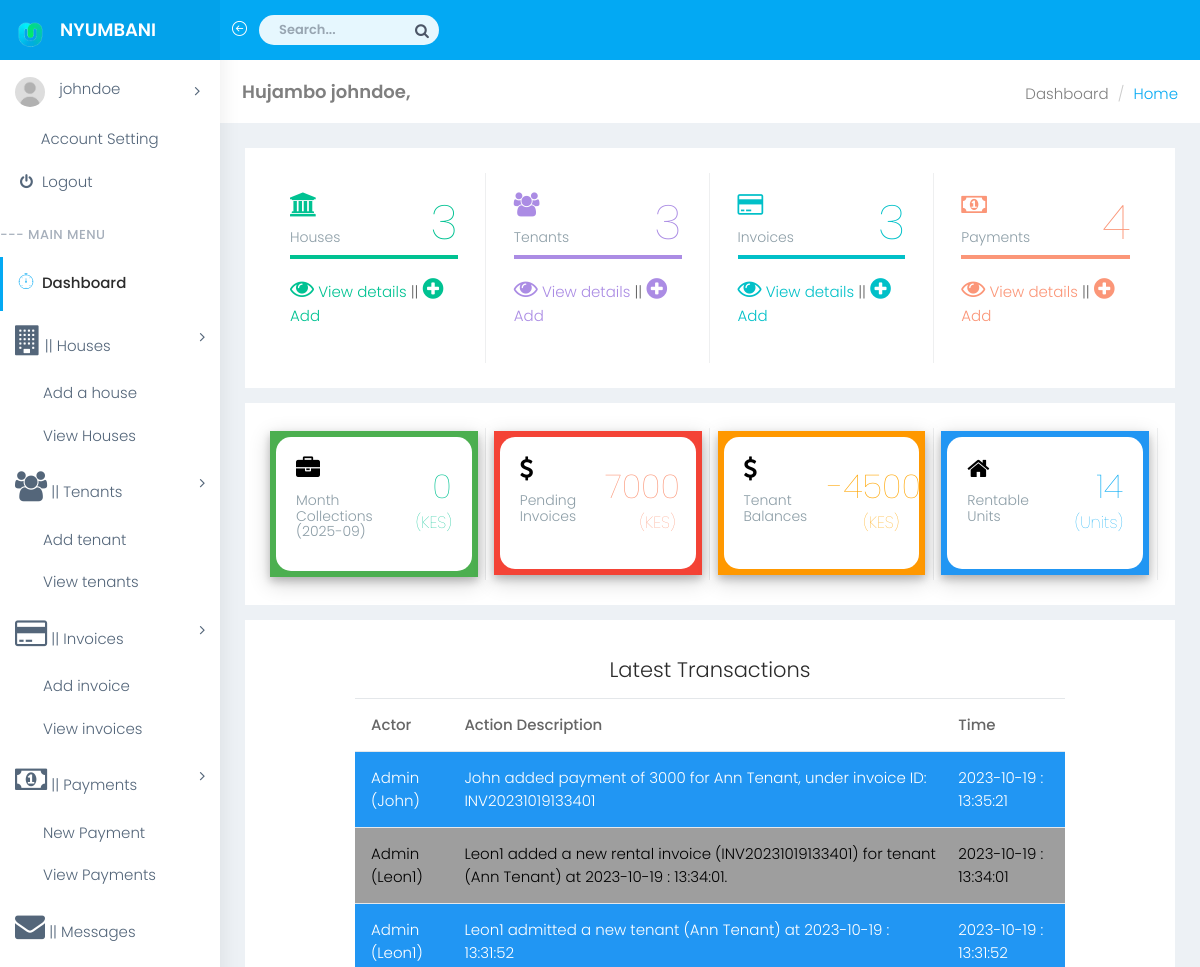
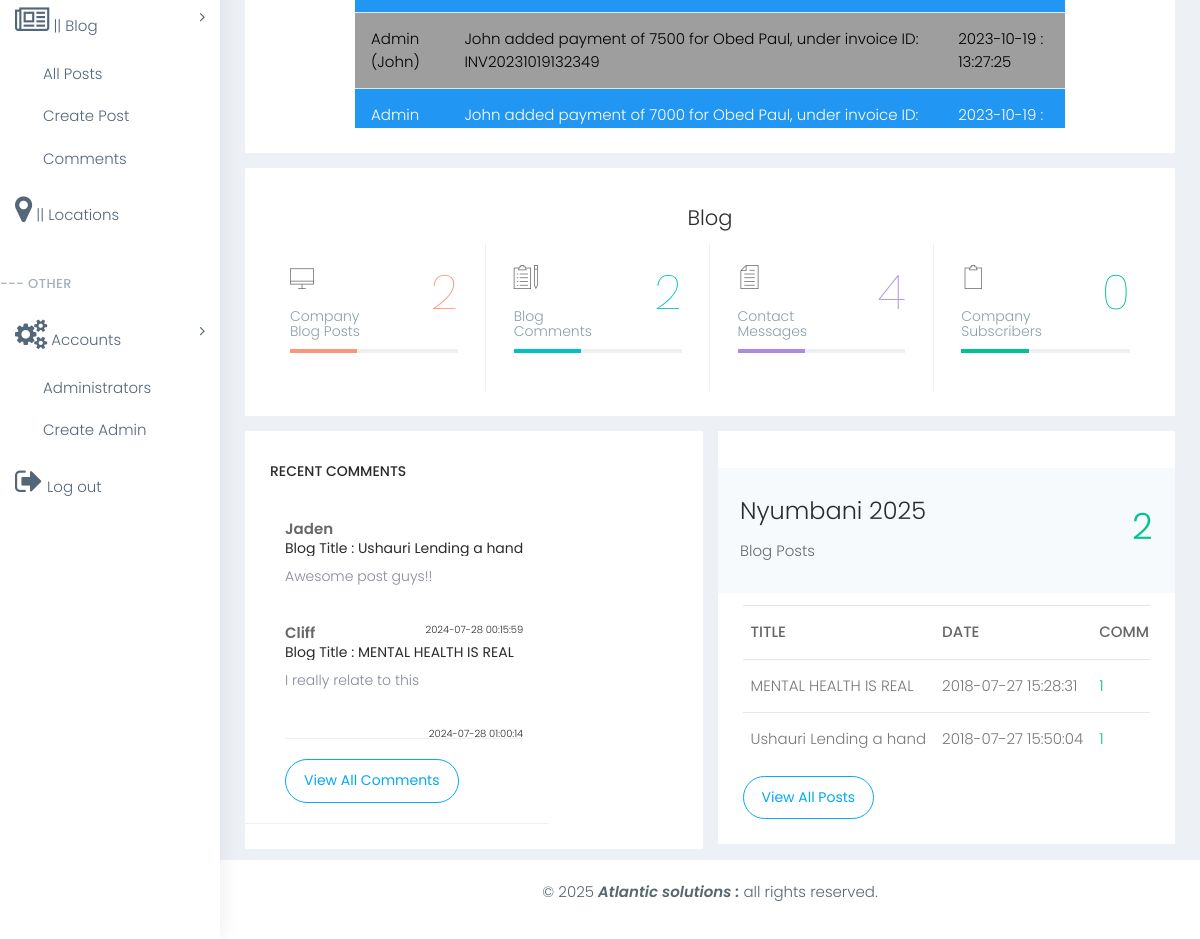
/admin/index.php (signed in), run on the app's committed database (2 pictures, top to bottom).
### tables this page shows
CREATE TABLE `transactions` (
  `id` int(11) NOT NULL,
  `actor` text DEFAULT NULL,
  `time` text DEFAULT NULL,
  `description` text DEFAULT NULL,
  `seen` varchar(10) NOT NULL DEFAULT 'NO'
);

CREATE TABLE `comments` (
  `id` int(11) NOT NULL,
  `name` varchar(200) NOT NULL,
  `comment` varchar(200) NOT NULL,
  `blogid` int(11) NOT NULL,
  `date` datetime NOT NULL DEFAULT current_timestamp()
);

CREATE TABLE `posts` (
  `id` int(11) NOT NULL,
  `author` varchar(200) NOT NULL,
  `title` varchar(400) NOT NULL,
  `content` text NOT NULL,
  `date` datetime NOT NULL DEFAULT current_timestamp()
);

### admin/index.php (the view, shortened to what the rows shown need)
<?php
    require_once "functions/db.php";
    if (is_logged_in_temporary()) {
    $sql_posts = "SELECT * FROM posts";
    $query_posts = mysqli_query($connection, $sql_posts);
    $sql_comments = "SELECT * FROM comments";
    $query_comments = mysqli_query($connection, $sql_comments);
    require "admin_header0.php";
?>
        <div id="page-wrapper">
            <div class="container-fluid">
                <div class="row">
                    <div class="col-md-12 col-lg-12 col-sm-12">
                        <div class="white-box">
                            <div class="row row-in">
                             <div style="overflow-x:auto; overflow-y:auto; max-width:80%; max-height:400px; margin-right:auto;margin-left:auto;">
                                <table class="table w3-card-4 w3-table w3-bordered w3-striped table-responsive " id="rates" style="border:0.2em solid white;">
                                    <tr>
                                        <th>Actor</th>
                                        <th>Action Description</th>
                                        <th>Time</th>
                                        </tr>
                                        <?php
                                            $sq_trans="SELECT * from `transactions` order by `id` desc limit 10";
                                            $rec=mysqli_query($conn,$sq_trans);
                                            $i=1;
                                            while ($row=mysqli_fetch_array($rec,MYSQLI_BOTH))
                                            {
                                                $actor=$row['actor'];
                                                $description=$row['description'];
                                                $time=$row['time'];
                                                $color='w3-blue';
                                                if ($i%2==0) {
                                                    $color='w3-grey';
                                                }
                                                $i++;
                                                echo "
                                                <tr class='$color'>
                                                    <td>$actor</td>
                                                    <td>$description</td>
                                                    <td>$time</td>
                                                </tr>
                                                ";
                                            }
                                        ?>
                                </table>
                             </div>
                            </div>
                        </div>
                    </div>
                </div>
                <div class="row">
                    <div class="col-md-12 col-lg-6 col-sm-12">
                        <div class="white-box">
                            <div class="comment-center">
                                <div class="comment-body">
                                    <div class="mail-contnet">
                                      <?php
                                             if (mysqli_num_rows($query_comments)==0) {
                                                 echo "<i style='color:brown;'>There are no comments yet :( </i> ";
                                                    }
                                                    else{
                                    $counter = 0;
                                    $max = 3;
                                    while ($row2 = mysqli_fetch_array($query_comments)) {
                                    $blogid = $row2["blogid"];
                                       $sql2 = "SELECT * FROM posts WHERE id='$blogid'";
                                            $query2 = mysqli_query($connection, $sql2);
                                       while (($row3 = mysqli_fetch_assoc($query2)) and ($counter < $max)) {
                                    echo '
                                        <b>'.$row2["name"].'</b>
                                        <h5>Blog Title : '.$row3["title"].'</h5>
                                        <span class="mail-desc">
                                        '.$row2["comment"].'
                                        </span> <span class="time pull-right">'.$row2["date"].'</span>
                                    ';
                                    $counter++;
                                        } } }
                                    ?>
                                    <hr>
                                     <a href="comments.php" class="btn btn-info btn-rounded btn-outline hidden-xs hidden-sm waves-effect waves-light">View All Comments</a>
                                    </div>
                                </div>
                            </div>
                        </div>
                    </div>
                    <div class="col-md-12 col-lg-6 col-sm-12">
                        <div class="white-box">
                            <div class="row sales-report">
                                <div class="col-md-6 col-sm-6 col-xs-6">
                                    <h2>Nyumbani  <?php echo 2000+date('y'); ?></h2>
                                </div>
                                <div class="col-md-6 col-sm-6 col-xs-6 ">
                                    <h1 class="text-right text-success m-t-20"><?php echo mysqli_num_rows($query_posts);?></h1> </div>
                            </div>
                            <div class="table-responsive">
                                <table class="table ">
                                    <?php
                                             if (mysqli_num_rows($query_posts)==0) {
                                                 echo "<i style='color:brown;'>No Posts Yet :( Upload Company's first blog post today! </i> ";
                                                    }
                                                    else
                                                    {
                                                        echo '
                                                             <thead>
                                                            <tr>
                                                                <th>TITLE</th>
                                                                <th>DATE</th>
                                                                <th>COMMENTS</th>
                                                            </tr>
                                                        </thead>
                                                        <tbody>
                                                        ';
                                                    }
                                                        $counter = 0;
                                                        $max = 3;
                                                while (($row = mysqli_fetch_array($query_posts)) and ($counter < $max) )
                                                {
                                                    $postid = $row["id"];
                                                    $sql2 = "SELECT * FROM comments WHERE blogid=$postid";
                                                    $query2 = mysqli_query($connection, $sql2);
                                              echo '
                                        <tr>
                                            <td class="txt-oflo">'.$row["title"].'</td>
                                           <td class="txt-oflo">'.$row["date"].'</td>
                                            <td><span class="text-success">'.mysqli_num_rows($query2).'</span></td>
                                        </tr>
                                    ';
                                    $counter++;
                                        }
                                    ?>
                                    </tbody>
                                </table>
                                     </div>
                        </div>
                    </div>
                </div>
            </div>
<?php require "admin_footer.php"; ?>
</body>
</html>
<?php
}
else{
    header('location:../index.php');
}
?>

### data on the page
transactions: actor "Admin (John)", description "John added payment of 3000 for Ann Tenant, under invoice ID: INV20231019133401", time "2023-10-19 : 13:35:21"
transactions: actor "Admin (Leon1)", description "Leon1 added a new rental invoice (INV20231019133401) for tenant (Ann Tenant) at 2023-10-19 : 13:34:01.", time "2023-10-19 : 13:34:01"
transactions: actor "Admin (Leon1)", description "Leon1 admitted a new tenant (Ann Tenant) at 2023-10-19 : 13:31:52", time "2023-10-19 : 13:31:52"
transactions: actor "Admin (John)", description "John added payment of 7500 for Obed Paul, under invoice ID: INV20231019132349", time "2023-10-19 : 13:27:25"
transactions: actor "Admin…", description "John added payment of 7000 for Obed Paul, under invoice ID:…", time "2023-10-19 :…"
comments: name "Jaden", comment "Awesome post guys!!", date "2024-07-28 00:15:59"
posts: title "Ushauri Lending a hand", date "2018-07-27 15:50:04", mysqli_num_rows($query2) "1"
comments: name "Cliff", comment "I really relate to this", date "2024-07-28 01:00:14"
posts: title "MENTAL HEALTH IS REAL", date "2018-07-27 15:28:31", mysqli_num_rows($query2) "1"

### other printed values
$username "johndoe"
mysqli_num_rows($query_houses) "3"
mysqli_num_rows($query_tenants) "3"
mysqli_num_rows($query_invoices) "3"
mysqli_num_rows($query_payments) "4"
$total "0"
$total "7000"
$total "-4500"
$total "14"
mysqli_num_rows($query_posts) "2"
mysqli_num_rows($query_comments) "2"
mysqli_num_rows($query_contacts) "4"
mysqli_num_rows($query_subscribers) "0"
